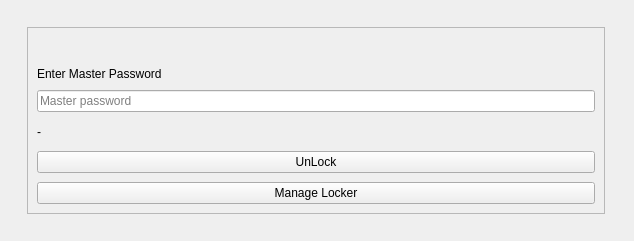
<?xml version="1.0" encoding="UTF-8"?>
<ui version="4.0">
 <class>LoginScreen</class>
 <widget class="QWidget" name="LoginScreen">
  <property name="geometry">
   <rect>
    <x>0</x>
    <y>0</y>
    <width>634</width>
    <height>241</height>
   </rect>
  </property>
  <property name="windowTitle">
   <string>Form</string>
  </property>
  <layout class="QVBoxLayout" name="verticalLayout">
   <item>
    <layout class="QHBoxLayout" name="horizontalLayout">
     <property name="leftMargin">
      <number>16</number>
     </property>
     <property name="topMargin">
      <number>16</number>
     </property>
     <property name="rightMargin">
      <number>18</number>
     </property>
     <property name="bottomMargin">
      <number>16</number>
     </property>
     <item>
      <widget class="QFrame" name="frame">
       <property name="frameShape">
        <enum>QFrame::StyledPanel</enum>
       </property>
       <property name="frameShadow">
        <enum>QFrame::Raised</enum>
       </property>
       <layout class="QVBoxLayout" name="verticalLayout_2">
        <property name="spacing">
         <number>9</number>
        </property>
        <item>
         <widget class="QWidget" name="vaultWidget" native="true">
          <layout class="QVBoxLayout" name="vaultsWidget">
           <property name="leftMargin">
            <number>0</number>
           </property>
           <property name="topMargin">
            <number>0</number>
           </property>
           <property name="rightMargin">
            <number>0</number>
           </property>
           <property name="bottomMargin">
            <number>12</number>
           </property>
          </layout>
         </widget>
        </item>
        <item>
         <widget class="QLabel" name="label">
          <property name="sizePolicy">
           <sizepolicy hsizetype="Preferred" vsizetype="Maximum">
            <horstretch>0</horstretch>
            <verstretch>0</verstretch>
           </sizepolicy>
          </property>
          <property name="text">
           <string>Enter Master Password</string>
          </property>
         </widget>
        </item>
        <item>
         <widget class="QLineEdit" name="passwordInput">
          <property name="echoMode">
           <enum>QLineEdit::Password</enum>
          </property>
          <property name="placeholderText">
           <string>Master password</string>
          </property>
          <property name="clearButtonEnabled">
           <bool>true</bool>
          </property>
         </widget>
        </item>
        <item>
         <widget class="QLabel" name="errorLabel">
          <property name="text">
           <string>-</string>
          </property>
         </widget>
        </item>
        <item>
         <widget class="QPushButton" name="unlockButton">
          <property name="text">
           <string>UnLock</string>
          </property>
         </widget>
        </item>
        <item>
         <widget class="QPushButton" name="manageLockerButton">
          <property name="text">
           <string>Manage Locker</string>
          </property>
         </widget>
        </item>
       </layout>
      </widget>
     </item>
    </layout>
   </item>
  </layout>
 </widget>
 <resources/>
 <connections/>
</ui>
